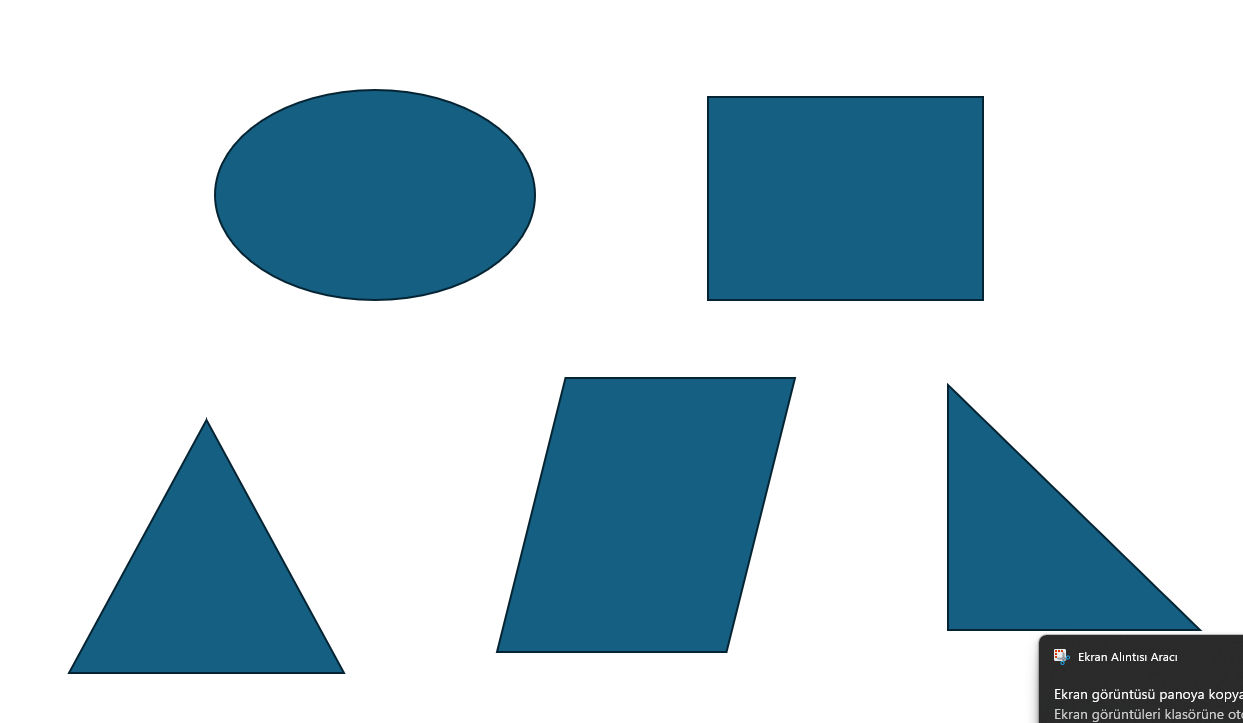
#> input picture img_1.png, 1243 x 723 px
$ python sekiller.py
#> lines starting #> are read from the running program, lines starting #| are printed output that depends on the picture; after the words box and inside, x2 and y2 are one past the last pixel; in counts of white or black regions, pixels touching at a corner belong together
import numpy as np
import cv2

image = cv2.imread("img_1.png")
#> image is the input picture: shape (723, 1243, 3); mean B, G, R 216.6, 207.7, 188
gray = cv2.cvtColor(image,cv2.COLOR_BGR2GRAY)
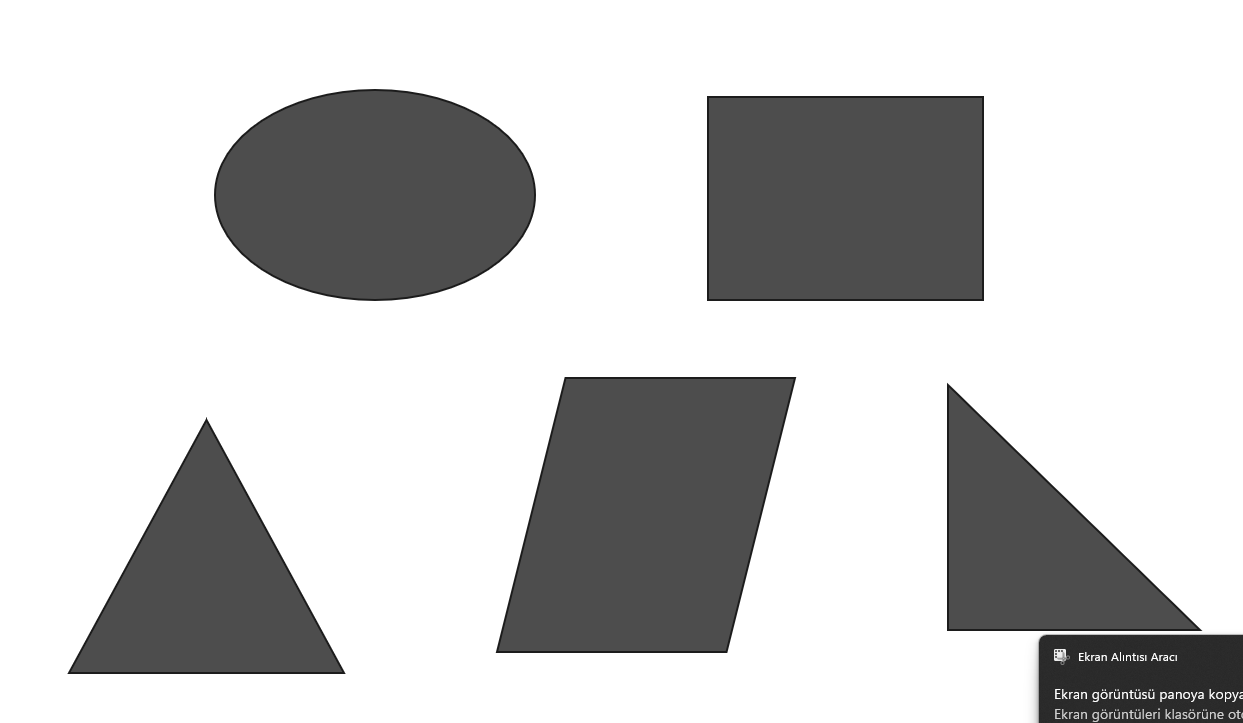
#> gray: shape (723, 1243); min 28, max 255, mean 202.7
ret,thresh = cv2.threshold(gray,127,255,cv2.THRESH_BINARY)
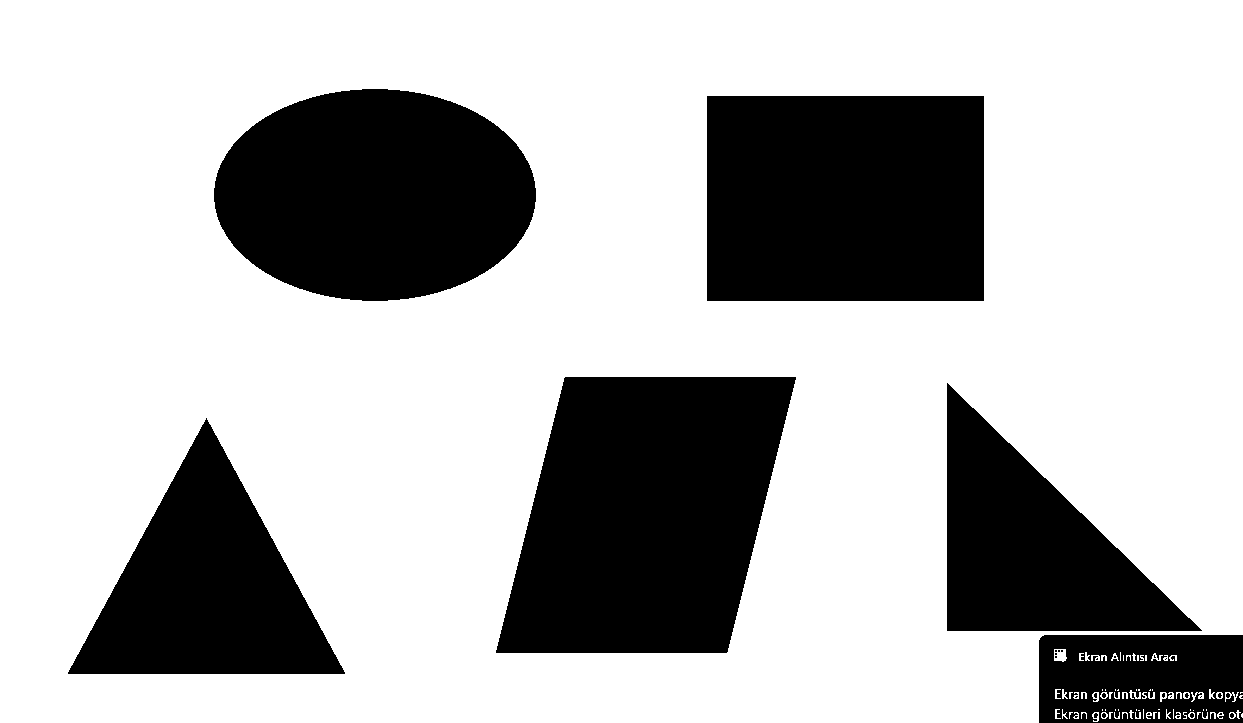
#> thresh: shape (723, 1243); 71.3% white; 32 black regions (26 under 20 px)
kontur,b = cv2.findContours(thresh,cv2.RETR_TREE,cv2.CHAIN_APPROX_SIMPLE)
#> kontur = 121 contours, 93 with area under 20; largest, box (x1, y1, x2, y2) and area: (0, 0, 1243, 723) 878786, (495, 376, 797, 654) 64400, (706, 95, 985, 302) 57266, (213, 88, 537, 302) 53905, (67, 417, 346, 675) 36000; b = 121 rows, first 6: [1, -1, -1, -1], [3, 0, 2, -1], [-1, -1, -1, 1], [5, 1, 4, -1], [-1, -1, -1, 3], [6, 3, -1, -1]
font = cv2.FONT_ITALIC


for i in kontur:
    e = 0.01*cv2.arcLength(i,True)
    approx = cv2.approxPolyDP(i,e,True)
    cv2.drawContours(image,[approx],0,(0,0,255),2)

    x = approx.ravel()[0]
    y = approx.ravel()[1]

    print(len(approx))

    if len(approx) ==3:
            cv2.putText(image,"TRIANGLE",(x,y),font,1,(0,0,0),4)
    elif len(approx) == 4:
            cv2.putText(image, "QUADRANGLE", (x, y), font, 1, (0, 0, 0), 4)
    elif len(approx) == 5:
            cv2.putText(image, "PENTAGON", (x, y), font, 1, (0, 0, 0), 4)
    else:
            cv2.putText(image,"CIRCLE",(x,y),font,1,(0,0,0),4)
#> this loop made 121 passes
#> (e, x, y) on passes 2 to 13: (0.205, 1230, 712), (0.173, 1231, 712), (0.293, 1219, 712), (0.111, 1218, 714), (0.317, 1210, 712), (0.311, 1202, 712), (0.168, 1200, 712), (0.205, 1190, 712), (0.173, 1191, 712), (0.271, 1183, 712), (0.279, 1176, 712), (0.111, 1176, 717)
#> (e, approx, x, y) on passes 1, 14, 32, 34, 35, 36: (0.0883, [[1242, 713], [1241, 714], [1241, 716], [1242, 717]], 1242, 713), (0.14, [[1158, 712], [1158, 718], [1159, 718], [1159, 712]], 1158, 712), (0.02, [[1138, 710], [1139, 710]], 1138, 710), (0.02, [[1206, 709], [1206, 710]], 1206, 709), (0.02, [[1203, 709], [1203, 710]], 1203, 709), (0.02, [[1190, 709], [1190, 710]], 1190, 709)
#| 4
#| 8
#| 8
#| 15
#| 7
#| 10
#| 9
#| 7
#> (further printed lines are left out)
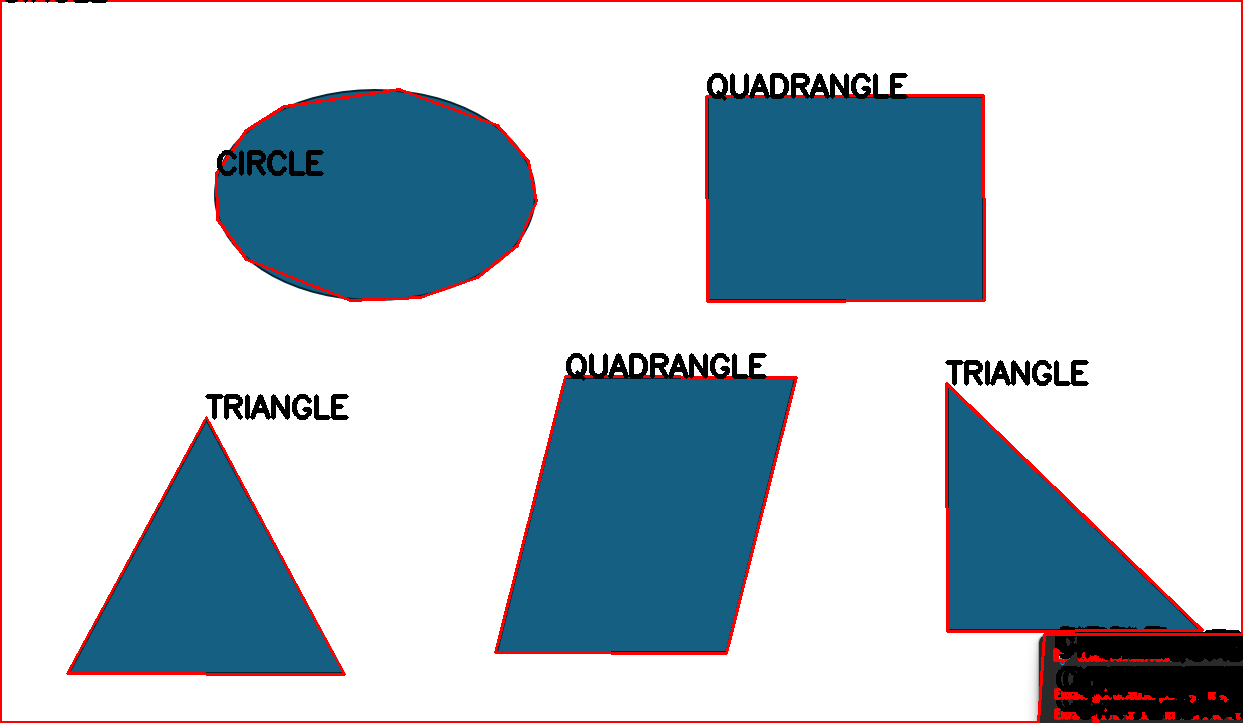
#> image: shape (723, 1243, 3); 5.17% of pixels changed, all inside (x1, y1, x2, y2) = (0, 0, 1243, 723)

cv2.imshow("sekiller",image)
cv2.waitKey(0)
cv2.destroyAllWindows()
